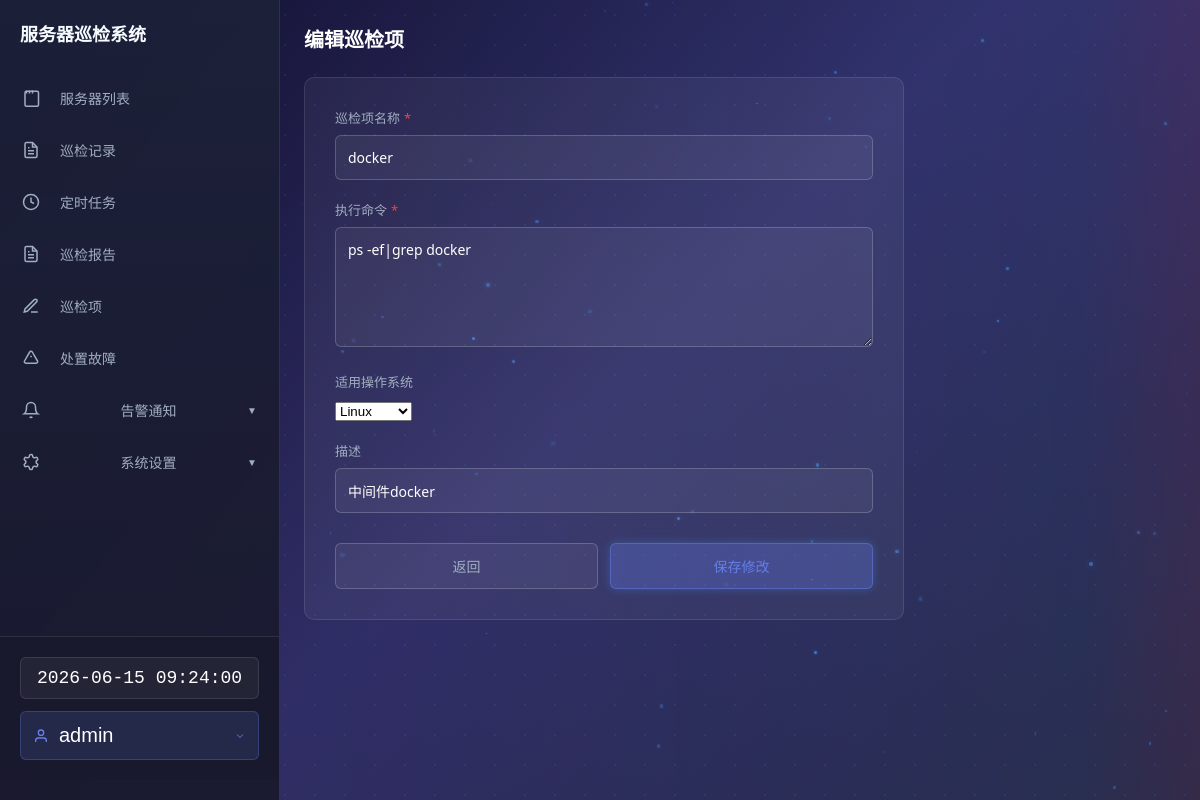
The page /inspection_item?id=6 (signed in) on the database its author committed.
### tables this page shows
CREATE TABLE inspection_items (
            id INTEGER PRIMARY KEY AUTOINCREMENT,
            name TEXT NOT NULL,
            command TEXT NOT NULL,
            description TEXT,
            sort_order INTEGER DEFAULT 0,
            is_enabled INTEGER DEFAULT 1,
            is_deleted INTEGER DEFAULT 0,
            created_at TIMESTAMP DEFAULT CURRENT_TIMESTAMP,
            updated_at TIMESTAMP DEFAULT CURRENT_TIMESTAMP
        , os_type TEXT DEFAULT 'linux');

### app.py (the view)
    def decorated_function(*args, **kwargs):
        token = request.headers.get('X-API-Token')
        if token:
            username = validate_token(token)
            if username:
                session['username'] = username
                return f(*args, **kwargs)
        if 'username' in session:
            return f(*args, **kwargs)
        return jsonify({'success': False, 'message': '未授权访问，请先登录或提供有效的 API Token'}), 401

### app.py (called while the page is built, shortened)
def login_required(f):
    def decorated_function(*args, **kwargs):
        token = request.headers.get('X-API-Token')
        if token:
            username = validate_token(token)
            if username:
                session['username'] = username
                return f(*args, **kwargs)
        if 'username' in session:
            return f(*args, **kwargs)
        return jsonify({'success': False, 'message': '未授权访问，请先登录或提供有效的 API Token'}), 401
    decorated_function.__name__ = f.__name__
    decorated_function.__doc__ = f.__doc__
    return decorated_function

@app.route('/inspection_item', methods=['GET', 'POST'])
@login_required
def inspection_item():
    item_id = request.args.get('id')
    item = None
    if item_id:
        item = get_inspection_item_by_id(int(item_id))
    return render_template('add_inspection_item.html', item=item)

### database.py (called while the page is built, shortened)
def _get_db_module():
    if DATABASE_TYPE == 'postgresql':
        import psycopg
        return psycopg
    elif DATABASE_TYPE != 'sqlite':
        import mysql.connector
        return mysql.connector
    else:  # sqlite
        import sqlite3
        return sqlite3

def _get_connection_string():
    if DATABASE_TYPE == 'postgresql':
        return {
            'host': DB_HOST,
            'port': DB_PORT,
            'user': DB_USER,
            'password': DB_PASSWORD,
            'database': DB_DATABASE
        }
    else:  # sqlite
        return DATABASE_PATH

def get_connection():
    db_module = _get_db_module()
    conn_params = _get_connection_string()
    if DATABASE_TYPE == 'sqlite':
        conn = db_module.connect(conn_params)
        conn.execute('PRAGMA foreign_keys = ON')
    elif DATABASE_TYPE == 'postgresql':
        conninfo = f"host={conn_params['host']} port={conn_params['port']} dbname={conn_params['database']} user={conn_params['user']} password={conn_params['password']}"
        conn = db_module.connect(conninfo)
    elif DATABASE_TYPE != 'sqlite':
        conn = db_module.connect(**conn_params)
    if DATABASE_TYPE == 'postgresql':
        conn.autocommit = False
    elif DATABASE_TYPE != 'sqlite':
        conn.autocommit = False
    return conn

### templates/add_inspection_item.html (shortened to what this page needs)
<!DOCTYPE html>
<html lang="zh-CN">
<head>
    <link rel="stylesheet" href="/static/css/tech-effects.css">
</head>
<body>
    <div id="particles-js"></div>
    <div class="bg-grid"></div>
    <div class="light-stream"></div>
    {% include 'sidebar.html' %}
    <main class="main-content">
        <div class="header">
            <h2>{{ '编辑巡检项' if item else '添加巡检项' }}</h2>
        </div>
        <div class="form-card">
            <form method="POST">
                <div class="form-group">
                    <label for="item_name" class="required">巡检项名称</label>
                    <input type="text" id="item_name" name="item_name" required placeholder="请输入巡检项名称" value="{{ item[1] if item else '' }}">
                </div>
                <div class="form-group">
                    <label for="item_command" class="required">执行命令</label>
                    <textarea id="item_command" name="item_command" required placeholder="请输入要执行的命令（Linux用shell命令，Windows用PowerShell命令）">{{ item[2] if item else '' }}</textarea>
                </div>
                <div class="form-group">
                    <label for="item_os_type">适用操作系统</label>
                    <select id="item_os_type" name="item_os_type">
                        <option value="linux" {{ 'selected' if (item[4] == 'linux' or not item) else '' }}>Linux</option>
                    </select>
                </div>
                <div class="form-group">
                    <label for="item_description">描述</label>
                    <input type="text" id="item_description" name="item_description" placeholder="请输入描述（可选）" value="{{ item[3] if item else '' }}">
                </div>
                <div class="form-actions">
                    <button type="button" class="btn btn-secondary" onclick="goBack()">返回</button>
                    <button type="submit" class="btn btn-primary">{{ '保存修改' if item else '添加巡检项' }}</button>
                </div>
            </form>
        </div>
    </main>
</body>
</html>

### static/css/tech-effects.css (style rules this page uses)
#particles-js { position: fixed; width: 100%; height: 100%; top: 0; left: 0; z-index: 0; pointer-events: none; }
.bg-grid { position: fixed; top: 0; left: 0; width: 100%; height: 100%; background-image: radial-gradient(rgba(73, 160, 255, 0.1) 1px, transparent 1px); background-size: 30px 30px; pointer-events: none; z-index: 1; animation: gridMove 20s linear infinite; }
.light-stream { position: fixed; top: 0; left: 0; width: 100%; height: 100%; pointer-events: none; z-index: 2; background: linear-gradient(90deg, transparent 0%, rgba(73, 160, 255, 0.08) 45%, rgba(255, 120, 200, 0.08) 50%, transparent 55%); background-size: 200% 100%; animation: streamMove 8s linear infinite; }
.btn-blue, .btn-add, .btn-primary { padding: 8px 18px; background: linear-gradient(135deg, #2d7cff 0%, #49a0ff 100%); color: #fff; border: none; border-radius: 4px; cursor: pointer; transition: all 0.3s; position: relative; overflow: hidden; box-shadow: 0 0 10px rgba(73, 160, 255, 0.3); }

### templates/add_inspection_item.html (style rules this page uses)
* { margin: 0; padding: 0; box-sizing: border-box; }
body { font-family: 'Segoe UI', Tahoma, Geneva, Verdana, sans-serif; background: linear-gradient(135deg, #0f0c29 0%, #302b63 50%, #24243e 100%); min-height: 100vh; display: flex; }
.main-content { flex: 1; margin-left: 280px; padding: 24px; position: relative; z-index: 5; }
.header { margin-bottom: 24px; display: flex; justify-content: space-between; align-items: center; }
.header h2 { color: #fff; font-size: 20px; font-weight: 600; }
.form-card { background: rgba(255, 255, 255, 0.05); border-radius: 10px; padding: 30px; max-width: 600px; border: 1px solid rgba(255, 255, 255, 0.1); }
.form-group { margin-bottom: 20px; }
.form-group label { display: block; color: #a0aec0; font-size: 13px; margin-bottom: 8px; }
.form-group label.required::after { content: '*'; color: #ef4444; margin-left: 4px; }
.form-group input, .form-group textarea { width: 100%; padding: 12px; background: rgba(255, 255, 255, 0.05); border: 1px solid rgba(255, 255, 255, 0.2); border-radius: 6px; color: #fff; font-size: 14px; transition: border-color 0.3s ease; font-family: inherit; }
.form-group textarea { min-height: 120px; resize: vertical; }
.form-group input::placeholder, .form-group textarea::placeholder { color: #718096; }
.form-actions { display: flex; gap: 12px; margin-top: 30px; }
.btn { flex: 1; padding: 12px; border-radius: 6px; font-size: 14px; font-weight: 500; cursor: pointer; transition: all 0.3s ease; border: none; }
.btn-primary { background: rgba(102, 126, 234, 0.3); border: 1px solid rgba(102, 126, 234, 0.5); color: #667eea; }
.btn-secondary { background: rgba(255, 255, 255, 0.05); border: 1px solid rgba(255, 255, 255, 0.2); color: #a0aec0; }

### rows shown on the page
inspection_items: item_name "docker", item_command "ps -ef|grep docker", item_description "中间件docker"

### other values the page prints
{{ session.get('username', '用户') }} "admin"
{{ '编辑巡检项' if item else '添加巡检项' }} "编辑巡检项"
{{ '保存修改' if item else '添加巡检项' }} "保存修改"
